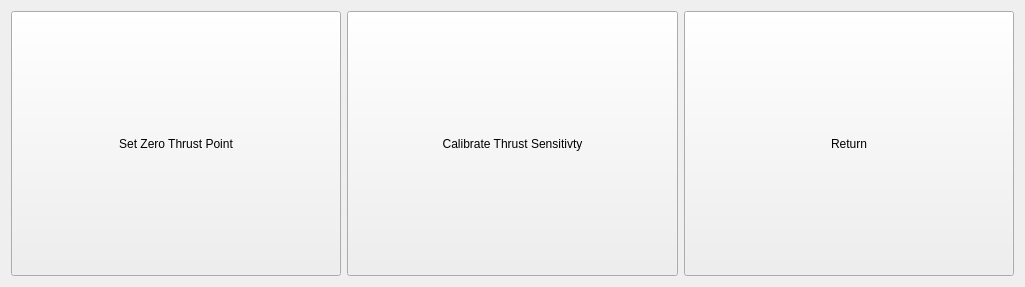
<?xml version="1.0" encoding="UTF-8"?>
<ui version="4.0">
 <class>Form</class>
 <widget class="QWidget" name="Form">
  <property name="geometry">
   <rect>
    <x>0</x>
    <y>0</y>
    <width>1025</width>
    <height>287</height>
   </rect>
  </property>
  <property name="windowTitle">
   <string>Form</string>
  </property>
  <layout class="QHBoxLayout" name="horizontalLayout">
   <item>
    <widget class="QPushButton" name="btnSetZero">
     <property name="sizePolicy">
      <sizepolicy hsizetype="Preferred" vsizetype="Preferred">
       <horstretch>0</horstretch>
       <verstretch>0</verstretch>
      </sizepolicy>
     </property>
     <property name="text">
      <string>Set Zero Thrust Point</string>
     </property>
    </widget>
   </item>
   <item>
    <widget class="QPushButton" name="btnProcedure">
     <property name="sizePolicy">
      <sizepolicy hsizetype="Preferred" vsizetype="Preferred">
       <horstretch>0</horstretch>
       <verstretch>0</verstretch>
      </sizepolicy>
     </property>
     <property name="text">
      <string>Calibrate Thrust Sensitivty</string>
     </property>
    </widget>
   </item>
   <item>
    <widget class="QPushButton" name="btnReturn">
     <property name="sizePolicy">
      <sizepolicy hsizetype="Preferred" vsizetype="Preferred">
       <horstretch>0</horstretch>
       <verstretch>0</verstretch>
      </sizepolicy>
     </property>
     <property name="text">
      <string>Return</string>
     </property>
    </widget>
   </item>
  </layout>
 </widget>
 <resources/>
 <connections/>
</ui>
